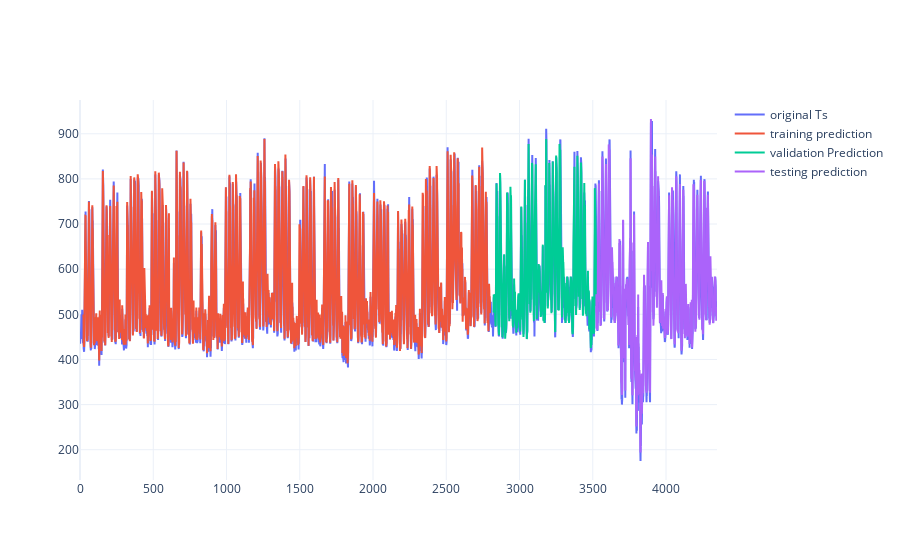

Notebook code for this chart:
### Code cell
p3 = go.Figure()

p3.add_trace(go.Scatter(
    x = np.arange(0, df.shape[0]),
    y = df.y.values,
    name = "original Ts"
))
p3.add_trace(go.Scatter(
    x = np.arange(23, y_train_pred.shape[0]),
    y = y_train_pred.flatten(),
    name = "training prediction"
))
p3.add_trace(go.Scatter(
    x = np.arange(23 + y_train_pred.shape[0], 23 + y_train_pred.shape[0] + y_val_pred.shape[0]),
    y = y_val_pred.flatten(),
    name = "validation Prediction"
))
p3.add_trace(go.Scatter(
    x = np.arange(23 + y_train_pred.shape[0] + y_val_pred.shape[0], 23 + y_train_pred.shape[0] + y_val_pred.shape[0] + y_train_pred.shape[0]),
    y = y_test_pred.flatten(),
    name = "testing prediction"
))

### Figure 1 — Plotly figure (JSON) as saved in the notebook; plotly's stock layout.template omitted (floating-point values rounded to 4 significant figures; data arrays with more than 128 entries replaced by an {"elided": "..."} marker saying what was removed)
{"data": [{"name": "original Ts", "type": "scatter", "x": {"elided": "4349 int values"}, "y": {"elided": "4349 int values"}}, {"name": "training prediction", "type": "scatter", "x": {"elided": "2777 int values"}, "y": {"elided": "2800 float values"}}, {"name": "validation Prediction", "type": "scatter", "x": {"elided": "700 int values"}, "y": {"elided": "700 float values"}}, {"name": "testing prediction", "type": "scatter", "x": {"elided": "2800 int values"}, "y": {"elided": "825 float values"}}], "layout": {}}
